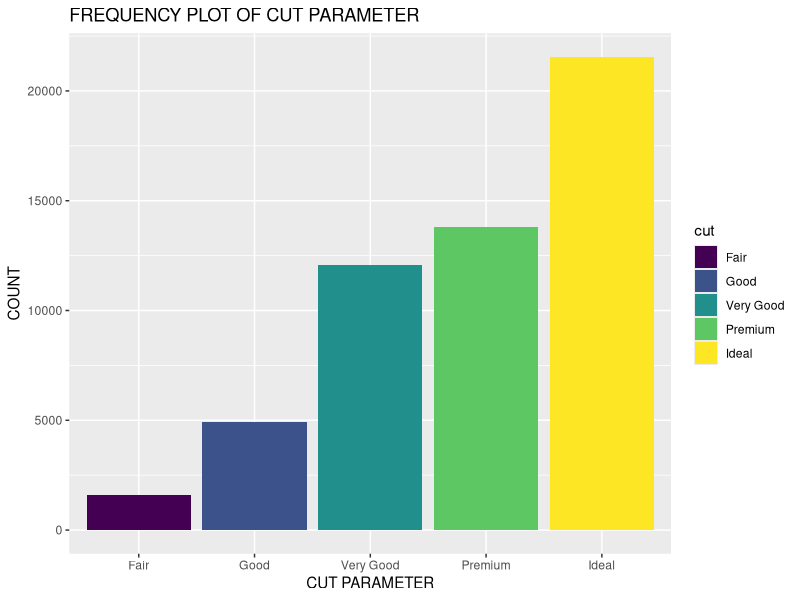
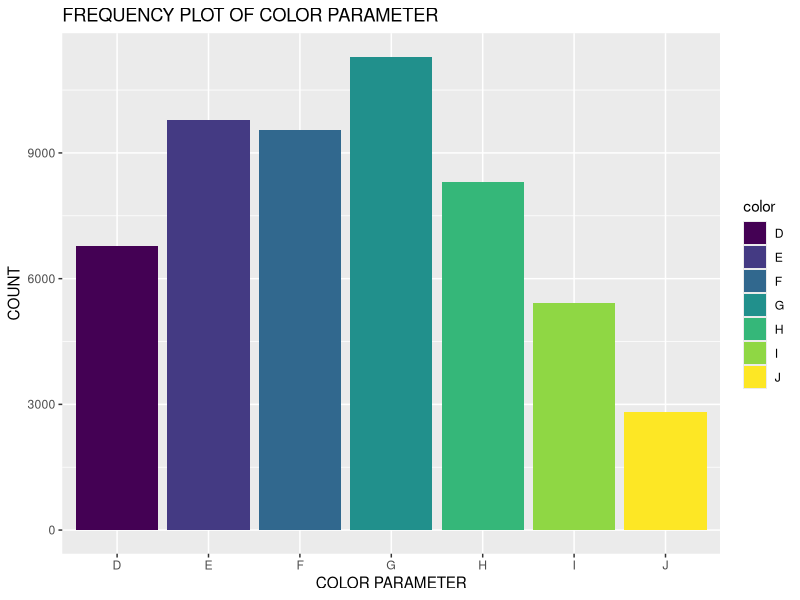
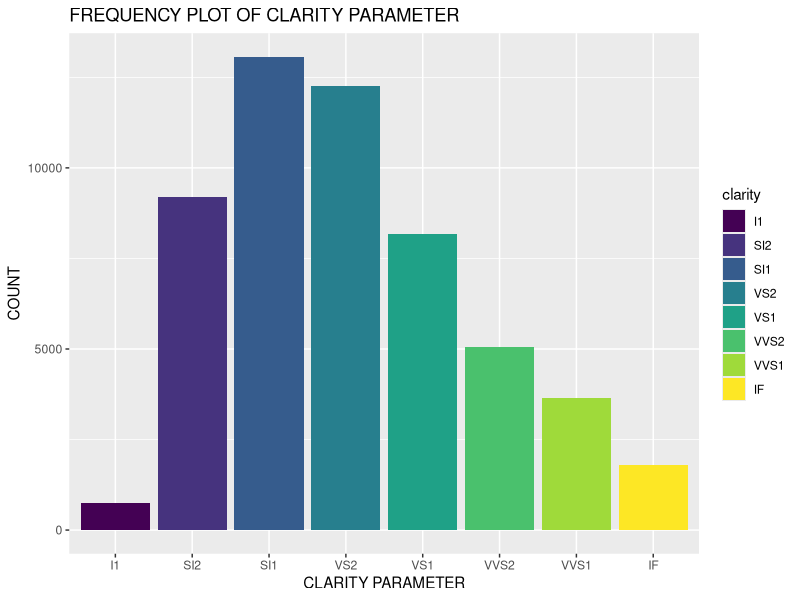
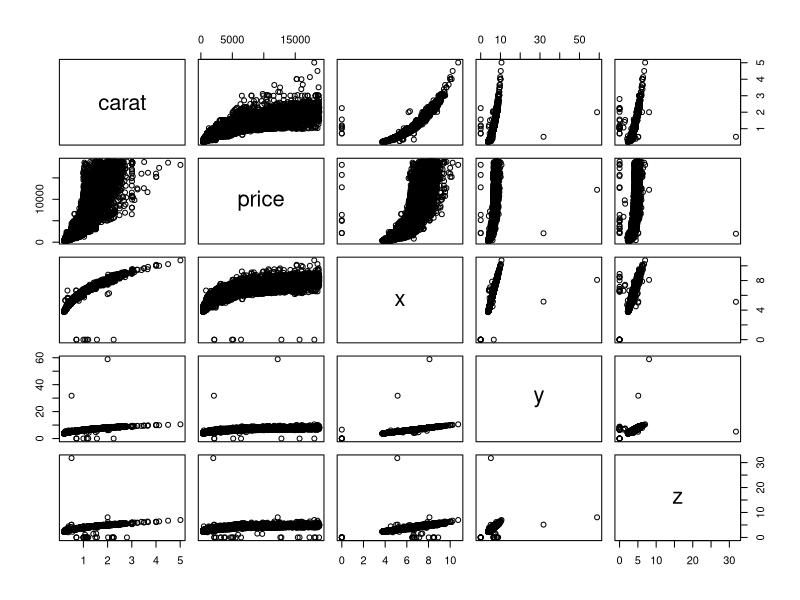

Generate these figures, in order, with R:
## ---- chunk 1
knitr::opts_chunk$set(echo = TRUE)
## ---- chunk 2
library("ggplot2")
dm=diamonds;
## ---- chunk 3
head(dm)
names(dm)
dim(dm)
summary(dm)
## ---- chunk 4
fig1_cut=ggplot(data=dm,aes(x=cut))+geom_bar(aes(x=cut, fill =cut))+
  ggtitle("FREQUENCY PLOT OF CUT PARAMETER")+
  xlab("CUT PARAMETER")+
  ylab("COUNT")
jpeg("fig1_cut.jpeg")
dev.off()
fig1_cut
## ---- chunk 5
fig2_color=ggplot(data=dm,aes(x=color))+geom_bar(aes(x=color, fill =color))+
  ggtitle("FREQUENCY PLOT OF COLOR PARAMETER")+
  xlab("COLOR PARAMETER")+
  ylab("COUNT")
jpeg("fig2_color.lpeg")
dev.off()
fig2_color
## ---- chunk 6
fig3_clarity=ggplot(data=dm,aes(x=clarity))+geom_bar(aes(x=clarity,fill=clarity))+
  ggtitle("FREQUENCY PLOT OF CLARITY PARAMETER")+
  xlab("CLARITY PARAMETER")+
  ylab("COUNT")
jpeg("fig3_clarity")
dev.off()
fig3_clarity
## ---- chunk 7
names(dm)
## ---- chunk 8
cname=c("carat","depth","table","price","x","y","z")
dm_n=dm[cname]
cor(dm_n)
## ---- chunk 9
c_f=dm_n[-c(2:3)]
cor(c_f)
## ---- chunk 10
fig4_cor=plot(c_f)
jpeg("fig4_cor.jpeg")
dev.off()
fig4_cor
## ---- chunk 11
set.seed(1)
s1=sample(dm$price,size = 0.3*(length(dm$carat)),replace = FALSE)
ms1=mean(s1)
t.test(dm$price,mu=ms1)
## ---- chunk 12
ms2=1000;
t.test(dm$price,mu=ms2)
